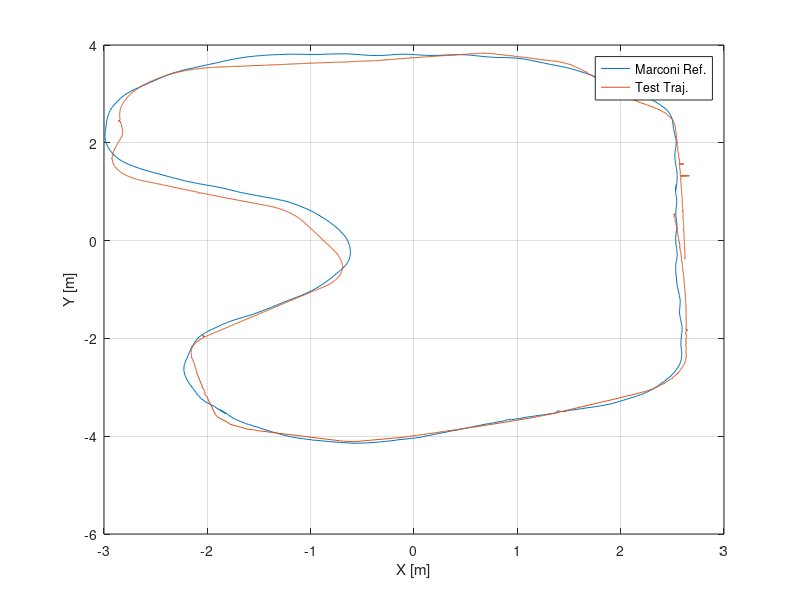

This chart was generated by the following MATLAB code:
% Keep things clean
close; clear; clc;

% load the data previously extracted by the csv file 
% (taken values of x and y from index 100 to 820 and 
%   changed the sign to y)

load("Marconi_computed_path.mat"); 

% plot the circuit (pov from the ground station)
plot(x, y);



%% To extract the data from the .csv
% x -> AF column
% y -> -(AH colum)
load("test1_newDef.mat"); 
hold on;
plot(x_test, y_test);


% For a better plot
grid on; % put the grid
xlabel('X [m]'); ylabel('Y [m]'); % axis labels
legend('Marconi Ref.', 'Test Traj.') % put the legend
set(gcf, 'Position', [100, 100, 789, 958]);% set the dimensio nof the image